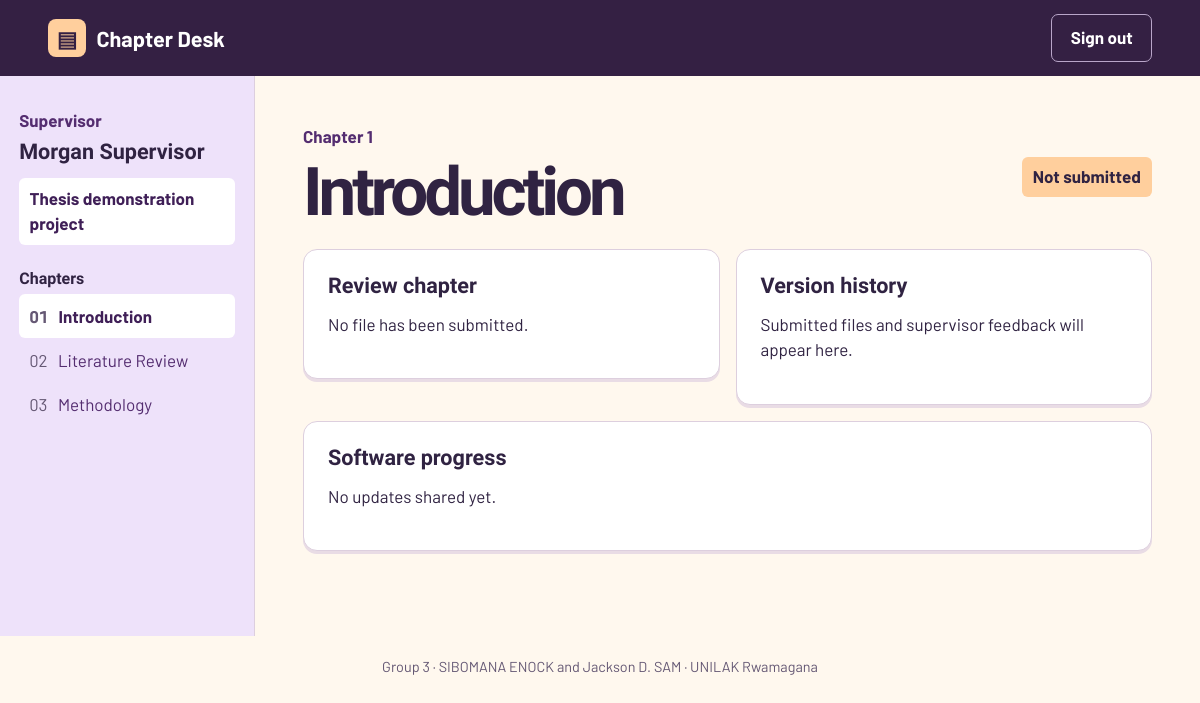
The app's page / (signed in) with its own data.
### tables this page shows
CREATE TABLE IF NOT EXISTS accounts (
 id INT UNSIGNED AUTO_INCREMENT PRIMARY KEY,
 email VARCHAR(190) NOT NULL UNIQUE,
 display_name VARCHAR(120) NOT NULL,
 password_hash VARCHAR(255) NOT NULL,
 role ENUM('student','supervisor') NOT NULL
);

CREATE TABLE IF NOT EXISTS projects (
 id INT UNSIGNED AUTO_INCREMENT PRIMARY KEY,
 title VARCHAR(180) NOT NULL,
 student_id INT UNSIGNED NOT NULL,
 supervisor_id INT UNSIGNED NOT NULL,
 FOREIGN KEY (student_id) REFERENCES accounts(id),
 FOREIGN KEY (supervisor_id) REFERENCES accounts(id)
);

CREATE TABLE IF NOT EXISTS chapters (
 id INT UNSIGNED AUTO_INCREMENT PRIMARY KEY,
 project_id INT UNSIGNED NOT NULL,
 chapter_no SMALLINT UNSIGNED NOT NULL,
 title VARCHAR(120) NOT NULL,
 UNIQUE (project_id, chapter_no),
 FOREIGN KEY (project_id) REFERENCES projects(id)
);

### bootstrap.php (called while the page is built, shortened)
<?php
function e(string $value): string {
    return htmlspecialchars($value, ENT_QUOTES | ENT_SUBSTITUTE, 'UTF-8');
}
function query(string $sql, array $params = []): PDOStatement {
    global $db;
    $statement = $db->prepare($sql);
    $statement->execute($params);
    return $statement;
}
function versionList(int $chapter): array {
    return query('SELECT v.*, r.decision, r.feedback, r.reviewed_at
        FROM chapter_versions v LEFT JOIN version_reviews r ON r.version_id=v.id
        WHERE v.chapter_id=? ORDER BY v.version_no DESC', [$chapter])->fetchAll();
}
function statusLabel(?array $version): string {
    if (!$version) return 'Not submitted';
    return ['changes' => 'Changes requested', 'reviewed' => 'Reviewed · Continue'][$version['decision'] ?? ''] ?? 'Submitted';
}

### index.php (the view, shortened to what this page needs)
<?php
require __DIR__ . '/bootstrap.php';
$account = isset($_SESSION['account']) ? query('SELECT id, display_name, role FROM accounts WHERE id=?', [$_SESSION['account']])->fetch() : false;
$student = $account && $account['role'] === 'student';
$roleColumn = $student ? 'student_id' : 'supervisor_id';
$projects = $account ? query("SELECT * FROM projects WHERE $roleColumn=? ORDER BY id", [$account['id']])->fetchAll() : [];
$projectId = (int)($_GET['project'] ?? ($projects[0]['id'] ?? 0));
$project = $account ? query("SELECT * FROM projects WHERE id=? AND $roleColumn=?", [$projectId, $account['id']])->fetch() : false;
$chapters = $project ? query('SELECT * FROM chapters WHERE project_id=? ORDER BY chapter_no', [$projectId])->fetchAll() : [];
$chapterId = (int)($_GET['chapter'] ?? ($chapters[0]['id'] ?? 0));
$chapter = $project ? query('SELECT * FROM chapters WHERE id=? AND project_id=?', [$chapterId, $projectId])->fetch() : false;
$error = '';
$versions = $chapter ? versionList($chapterId) : [];
$latest = $versions[0] ?? null;
$updates = $project ? query('SELECT * FROM progress_updates WHERE project_id=? ORDER BY id DESC', [$projectId])->fetchAll() : [];
$csrf = e($_SESSION['csrf']);
?>
<!doctype html>
<html lang="en">
<head>
<link rel="stylesheet" href="assets/style.css">
</head>
<body>
<header class="top">
    <a class="brand" href="./"><span class="mark" aria-hidden="true">▤</span> Chapter Desk</a>
    <?php if ($account): ?>
    <form method="post"><input type="hidden" name="csrf" value="<?= $csrf ?>"><input type="hidden" name="action" value="logout"><button class="quiet">Sign out</button></form>
    <?php endif ?>
</header>
<?php if (!$account): ?>
<main class="welcome">
    <section class="intro"><h1>Thesis review workspace</h1><p>Submit chapters, review drafts and keep feedback attached to the right version.</p></section>
    <section class="card sign"><h2>Sign in</h2>
    <?php if ($error): ?><p class="error" role="alert"><?= e($error) ?></p><?php endif ?>
    <form method="post" class="stack">
        <input type="hidden" name="csrf" value="<?= $csrf ?>"><input type="hidden" name="action" value="login">
        <label>Email<input name="email" type="email" autocomplete="username" value="<?= e(field('email')) ?>" required></label>
        <label>Password<input name="password" type="password" autocomplete="current-password" required></label>
        <button>Sign in</button>
    </form></section>
</main>
<?php else: ?>
<div class="desk">
<aside>
    <p class="role"><?= $student ? 'Student' : 'Supervisor' ?></p>
    <h2><?= e($account['display_name']) ?></h2>
    <nav aria-label="Projects">
    <?php foreach ($projects as $item): ?>
        <a href="?project=<?= (int)$item['id'] ?>" <?= (int)$item['id'] === $projectId ? 'aria-current="page"' : '' ?>><?= e($item['title']) ?></a>
    <?php endforeach ?>
    </nav>
    <?php if ($chapters): ?><nav aria-label="Chapters"><h3>Chapters</h3>
    <?php foreach ($chapters as $item): ?>
        <a href="?project=<?= $projectId ?>&amp;chapter=<?= (int)$item['id'] ?>" <?= (int)$item['id'] === $chapterId ? 'aria-current="page"' : '' ?>>
        <span><?= str_pad((string)$item['chapter_no'], 2, '0', STR_PAD_LEFT) ?></span><?= e($item['title']) ?></a>
    <?php endforeach ?></nav><?php endif ?>
</aside>
<main class="content">
    <?php if ($chapter): ?>
        <div class="chapter-head"><div><p class="role">Chapter <?= (int)$chapter['chapter_no'] ?></p><h1><?= e($chapter['title']) ?></h1></div><span class="status"><?= e(statusLabel($latest)) ?></span></div>
        <div class="columns">
        <section class="card">
            <h2><?= $student ? 'Chapter submission' : 'Review chapter' ?></h2>
            <?php if ($student && (!$latest || $latest['decision'] === 'changes')): ?>
            <form method="post" enctype="multipart/form-data" class="stack">
                <input type="hidden" name="csrf" value="<?= $csrf ?>"><input type="hidden" name="action" value="submit">
                <input type="hidden" name="expected_version" value="<?= (int)($latest['id'] ?? 0) ?>">
                <label>Chapter file<input type="file" name="chapter_file" accept=".pdf,.docx" aria-describedby="file-hint" required></label>
                <small id="file-hint">PDF or DOCX, up to 10 MB.</small>
                <button><?= $latest ? 'Submit revision' : 'Submit chapter' ?></button>
            </form>
            <?php else: ?>
            <p><?= !$latest ? 'No file has been submitted.' : ($latest['decision'] === 'reviewed' ? 'This chapter is cleared to continue.' : ($student ? 'Your supervisor can now review this version.' : 'Waiting for the student’s revision.')) ?></p>
            <?php endif ?>
        </section>
        <section class="card history">
            <h2>Version history</h2>
            <?php if (!$versions): ?><p>Submitted files and supervisor feedback will appear here.</p><?php endif ?>
        </section>
        </div>
    <?php else: ?>
        <h1><?= $project ? 'Choose a chapter' : 'No project available' ?></h1>
    <?php endif ?>
    <?php if ($project): ?>
    <section class="card progress" id="progress">
        <h2>Software progress</h2>
        <?php if (!$updates): ?><p>No updates shared yet.</p><?php endif ?>
    </section>
    <?php endif ?>
</main>
</div>
<?php endif ?>
<footer>Group 3 · SIBOMANA ENOCK and Jackson D. SAM · UNILAK Rwamagana</footer>
</body>
</html>

### assets/style.css (style rules this page uses)
:root { color-scheme:light;--paper:#fff8ee;--ink:#302342;--muted:#655874;--line:#ddcfde;--plum:#542d70;--lavender:#eee2fa;--orange:#ffcf9d }
* { box-sizing:border-box }
body { margin:0;background:var(--paper);color:var(--ink);font:17px/1.5 Barlow,system-ui,sans-serif }
h1,h2,h3 { font-family:"Bricolage Grotesque",system-ui,sans-serif;line-height:1.1;margin:0 0 .65em }
h1 { font-size:clamp(2.3rem,6vw,4.2rem);letter-spacing:-.06em }
h2 { font-size:1.35rem }
p { margin:.5em 0 1em }
a { color:var(--plum);text-underline-offset:.2em;overflow-wrap:anywhere }
button,input,textarea,select { font:inherit }
button { padding:.65rem 1.15rem;background:var(--plum);color:white;border:1px solid transparent;border-radius:7px;min-height:44px;font-weight:700;cursor:pointer }
.top { min-height:76px;display:flex;align-items:center;justify-content:space-between;padding:.7rem clamp(1rem,4vw,4rem);background:#342043;color:white }
.brand { display:flex;align-items:center;gap:.65rem;color:white;text-decoration:none;font-size:1.35rem;font-weight:700 }
.mark { display:grid;place-items:center;background:var(--orange);color:#342043;width:38px;height:38px;border-radius:8px }
.quiet { background:transparent;border-color:#b9a6c9 }
.desk { display:grid;grid-template-columns:minmax(210px,255px) minmax(0,1fr);max-width:1440px;margin:auto;min-height:70vh }
aside { padding:2rem 1.2rem;background:var(--lavender);border-right:1px solid var(--line) }
.role { font-weight:700;color:var(--plum);margin:0 0 .4rem }
nav h3 { font-size:1rem;margin:1.6rem 0 .4rem }
nav a { display:flex;align-items:center;gap:.65rem;min-height:44px;padding:.5rem .65rem;text-decoration:none;border-radius:6px }
nav a[aria-current=page] { background:#fff;color:#3f1f57;font-weight:700 }
nav span { font-variant-numeric:tabular-nums;color:var(--muted) }
.content { min-width:0;padding:clamp(1rem,4vw,3rem) }
.chapter-head { display:flex;align-items:center;justify-content:space-between;gap:.7rem;flex-wrap:wrap;margin-bottom:1.2rem }
.chapter-head h1 { margin:0 }
.status { background:var(--orange);padding:.45rem .7rem;border-radius:6px;font-weight:700 }
.columns { display:grid;grid-template-columns:1fr 1fr;gap:1rem;align-items:start }
.card { min-width:0;background:#fff;border:1px solid var(--line);border-radius:14px;padding:clamp(1rem,2vw,1.55rem);box-shadow:0 3px 0 #e9dce5 }
.progress { margin-top:1rem }
footer { padding:1.25rem;text-align:center;color:var(--muted);font-size:.9rem }

### records on screen
accounts: display_name "Morgan Supervisor"
projects: title "Thesis demonstration project"
chapters: chapter_no "01", title "Introduction", chapter_no "1"
chapters: chapter_no "02", title "Literature Review"
chapters: chapter_no "03", title "Methodology"

### other values on screen
statusLabel($latest) "Not submitted"
